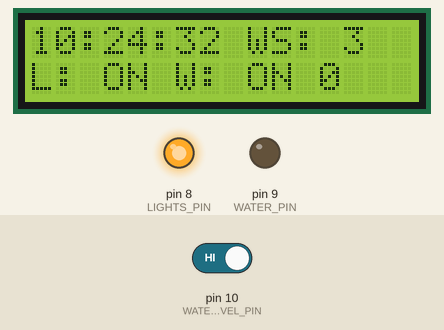
This sketch was run on a simulated Arduino Uno, built with avr-gcc and run on an emulated ATmega328P. Shown: 16×2 character LCD, output pins drawn as LEDs (lit = HIGH). The test bench sets the inputs (shaded band); at power-on: pin 10 (WATER_LEVEL_PIN) HIGH. The local clock reads 2024-03-15 10:24:30 at power-on unless the sketch sets it; not simulated (calls return 0 or success): Secrets.h.

Above: at 2.2 s.
2.3 s: pin 10 (WATER_LEVEL_PIN) driven LOW
At 3.5 s:
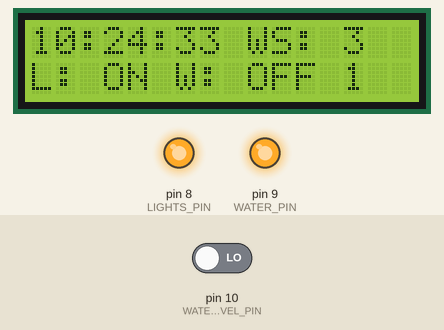
5.3 s: pin 10 (WATER_LEVEL_PIN) driven HIGH
At 6.9 s:
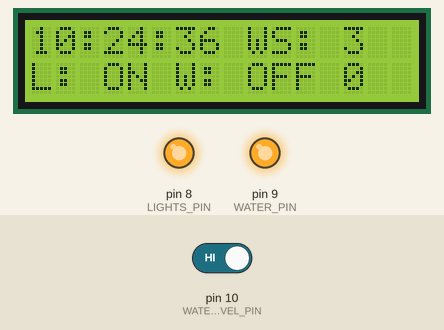
7.6 s: pin 10 (WATER_LEVEL_PIN) driven LOW
At 8.9 s:
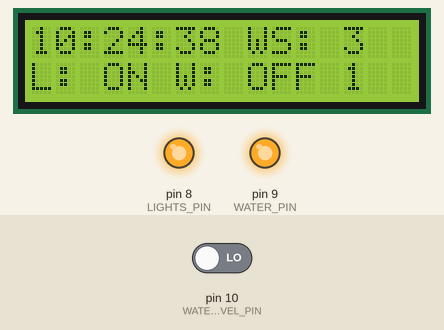
Timing chart, 0 to 10.6 s (numbered marks = the images above; inputs shaded):
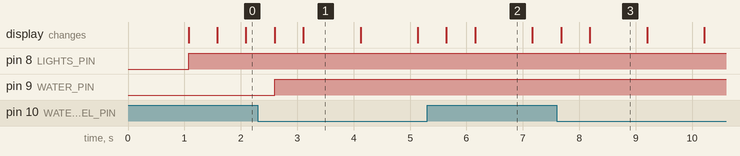

Measured:
- after the input at 2.3 s, pin 9 (WATER_PIN): LOW → HIGH after 0.30 s
- what the display in image 1 shows lasts 1.0 s, from 3.1 s to 4.1 s

The sketch:

PlantCareSystem.ino
```cpp
/*
 Name:		PlantCareSystem.ino
 Created:	6/12/2016 4:05:54 PM
 Author:	jbarszczewski
*/

#include <SoftwareSerial.h>
#include "Secrets.h"
#include <stdlib.h>
#include <OneWire.h>
#include <LiquidCrystal.h>
#include <TimeLib.h>
#include <Wire.h>
#include <DS1307RTC.h>
#include <elapsedMillis.h>

#define LIGHTS_PIN 8	   //uno 12 //nano 8
#define WATER_PIN 9		   //uno 13 //nano 9
#define WATER_LEVEL_PIN 10 //uno 8 //nano 10

const int MIN_HOUR = 6;
const int MAX_HOUR = 22;
const int WATERING_STEPS = 9;
const int WATER_TIME_HOURS[WATERING_STEPS] = {6, 8, 10, 12, 14, 16, 18, 20, 22};
const long WATER_ON_MILLISECONDS = 240000;
const bool LightOnState = true;
const bool WaterOnState = false;

const char *monthName[12] = {
	"Jan", "Feb", "Mar", "Apr", "May", "Jun",
	"Jul", "Aug", "Sep", "Oct", "Nov", "Dec"};

int LightsState = !LightOnState;
int WaterState = !WaterOnState;
int WateringIndex = 0;
elapsedMillis waterTimer;

//ESP8266ThingSpeakClass thingspeak;
LiquidCrystal lcd(7, 6, 2, 3, 4, 5);

// the setup function runs once when you press reset or power the board
void setup()
{
	Serial.begin(115200);
	pinMode(LIGHTS_PIN, OUTPUT);
	pinMode(WATER_PIN, OUTPUT);
	pinMode(WATER_LEVEL_PIN, INPUT);
	lcd.begin(16, 2);
	lcd.print("Initializing...");
	delay(1000);

	//only use once, otherwise it will reset time
	//on reboot to last compile tie
	// setTime();

	tmElements_t tmTemp;

	if (RTC.read(tmTemp))
	{
		while (tmTemp.Hour > WATER_TIME_HOURS[WateringIndex])
		{
			WateringIndex++;
		}
	}
}

// the loop function runs over and over again until power down or reset
void loop()
{
	// print time and control status
	lcd.clear();
	tmElements_t tm;

	if (RTC.read(tm))
	{
		print2Digits(tm.Hour);
		lcd.print(':');
		print2Digits(tm.Minute);
		lcd.print(':');
		print2Digits(tm.Second);
	}
	else
	{
		if (RTC.chipPresent())
		{
			lcd.print("DS1307 is stopped. Run setTime");
		}
		else
		{
			lcd.print("DS1307 read error!");
		}
	}

	//print watering index
	lcd.print(" WS: ");
	//	lcd.print(waterTimer / 1000);
	lcd.print(WateringIndex);

	lcd.setCursor(0, 1);
	lcd.print("L: ");

	// if lights off
	if (tm.Hour >= MAX_HOUR || tm.Hour < MIN_HOUR)
	{
		LightsState = !LightOnState;
		lcd.print("OFF");
	}
	// if ligts on
	else if (tm.Hour >= MIN_HOUR && tm.Hour < MAX_HOUR)
	{
		LightsState = LightOnState;
		lcd.print("ON");
	}

	// watering
	int waterLevel = !digitalRead(WATER_LEVEL_PIN);
	lcd.print(" W: ");
	if (WaterState == WaterOnState)
	{
		lcd.print("ON");
		if (waterTimer > WATER_ON_MILLISECONDS || waterLevel)
		{
			WaterState = !WaterOnState;
			waterTimer = 0;
		}
	}
	else
	{
		lcd.print("OFF");
		if (tm.Hour == WATER_TIME_HOURS[WateringIndex])
		{
			WaterState = WaterOnState;
			waterTimer = 0;
			WateringIndex++;
		}
	}

	if (WateringIndex == WATERING_STEPS)
	{
		WateringIndex = 0;
	}

	// water level check
	if (waterLevel)
	{
		lcd.print(" 1");
	}
	else
	{
		lcd.print(" 0");
	}

	digitalWrite(LIGHTS_PIN, LightsState);
	digitalWrite(WATER_PIN, WaterState);

	delay(500);
}

void print2Digits(int number)
{
	if (number < 10)
		lcd.print('0');
	lcd.print(number);
}

void setTime()
{
	tmElements_t tm;
	int Hour, Min, Sec;

	if (sscanf(__TIME__, "%d:%d:%d", &Hour, &Min, &Sec) != 3)
		Serial.println("No time");
	else
	{
		tm.Hour = Hour;
		tm.Minute = Min;
		tm.Second = Sec;
		Serial.println("Time!");
	}

	char Month[12];
	int Day, Year;
	uint8_t monthIndex;

	if (sscanf(__DATE__, "%s %d %d", Month, &Day, &Year) != 3)
		Serial.println("No date");
	else
	{
		for (monthIndex = 0; monthIndex < 12; monthIndex++)
		{
			if (strcmp(Month, monthName[monthIndex]) == 0)
				break;
		}
		if (monthIndex >= 12)
			Serial.println("No date 2");
		else
		{
			tm.Day = Day;
			tm.Month = monthIndex + 1;
			tm.Year = CalendarYrToTm(Year);
			Serial.println("Date");
		}
	}

	if (RTC.write(tm))
	{
		Serial.println("Set");
	}
	else
		Serial.println("Not set");
}
```
